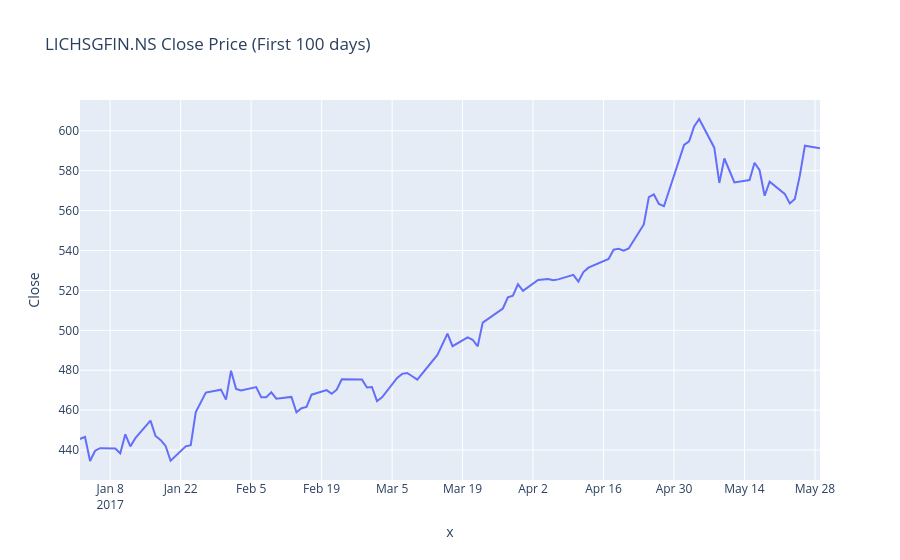

Source (notebook cell):
### Markdown cell above
Let's visualize the closing price of the stock for the first 100 days of our dataset to get a feel for the data.

### Code cell
# Define the number of data points to visualize
t = 100  # Plot the first 100 data points from the dataset

# Plot the 'Close' prices using Plotly
fig = px.line(data.head(t), x=data.head(t).index, 
              y='Close', title=f'{instrument_name} Close Price (First {t} days)',
             height=500)
fig.show()
